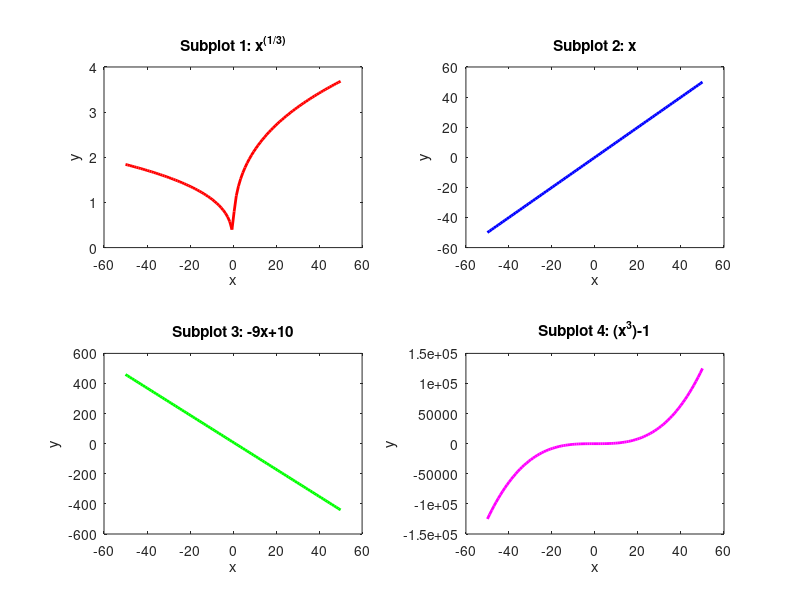

Here is the MATLAB script that generated this plot:
x= linspace(-50,50);
f1 = x.^(1/3);
f2 = x;
f3 = (-9)*x+10;
f4 = (x.^3)-1;
subplot(2,2,1)
plot(x , f1 , 'r', 'linewidth' ,2)
title ('Subplot 1: x^(^1^/^3^)')
xlabel('x')
ylabel('y')
subplot(2,2,2)
plot(x , f2 , 'b', 'linewidth' ,2)
title ('Subplot 2: x')
xlabel('x')
ylabel('y')
subplot(2,2,3)
plot(x , f3 , 'g', 'linewidth' ,2)
title ('Subplot 3: -9x+10')
xlabel('x')
ylabel('y')
subplot(2,2,4)
plot(x , f4 , 'm', 'linewidth' ,2)
title ('Subplot 4: (x^3)-1')
xlabel('x')
ylabel('y')